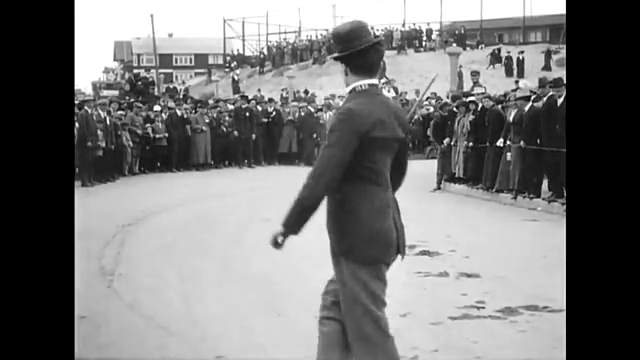
#> input picture frame 17 of week2-python/chaplin.mp4, 640 x 360 px, given in place of focus-test.mp4, which was not available
$ jupyter execute Autofocus-assignment-7.ipynb   (shell and % lines are left out)   (older library calls are emulated)   (text cells are left out)
#> lines starting #> are read from the running program, lines starting #| are printed output that depends on the picture; pictures that were not available may be replaced by others from this repository, and a replacement may not be noted
#> further down, frame is the input picture: shape (360, 640, 3); min 0, max 255, mean 121
[cell 1]
# Import modules
import cv2
import matplotlib.pyplot as plt
from dataPath import DATA_PATH
import numpy as np

[cell 2]
import matplotlib
matplotlib.rcParams['figure.figsize'] = (10.0, 10.0)
matplotlib.rcParams['image.interpolation'] = 'bilinear'

[cell 3]
# Implement Variance of absolute values of Laplacian - Method 1
# Input: image
# Output: Floating point number denoting the measure of sharpness of image

# Do NOT change the function name and definition

def var_abs_laplacian(image):
    ###
    ### YOUR CODE HERE
    ###
    lapImage = cv2.Laplacian(image, cv2.CV_32F, ksize=3, scale =1, delta=0)
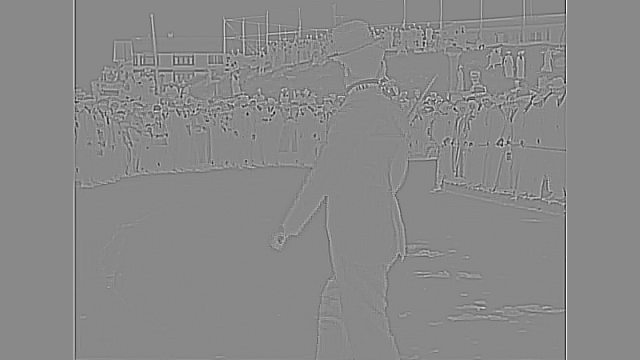
#> lapImage: shape (360, 640, 3) float32; min -996, max 856, mean 0; drawn with min black and max white
    absLap = np.absolute(lapImage)
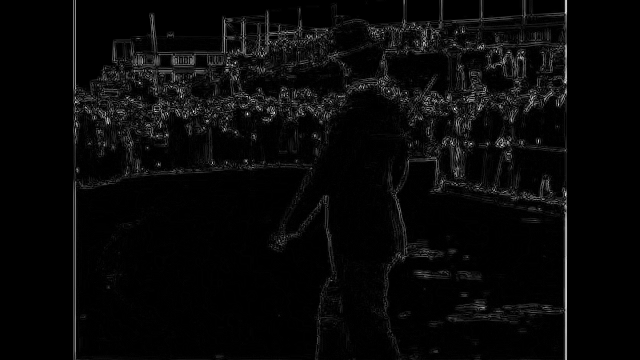
#> absLap: shape (360, 640, 3) float32; min 0, max 996, mean 33; drawn with min black and max white
    return np.var(absLap)

[cell 4]
# Implement Sum Modified Laplacian - Method 2
# Input: image
# Output: Floating point number denoting the measure of sharpness of image

# Do NOT change the function name and definition

def sum_modified_laplacian(im):
    ###
    ### YOUR CODE HERE
    ###
    kernelX = np.array((
        [0, 0, 0],
        [-1, 2, -1],
        [0, 0, 0]), dtype="float32")
    kernelY = np.array((
        [0, -1, 0],
        [0, 2, 0],
        [0, -1, 0]), dtype="float32")
    modifiedLaplacian = np.absolute(cv2.filter2D(im, cv2.CV_32F, kernelX)) \
        + np.absolute(cv2.filter2D(im, cv2.CV_32F, kernelY))
    return np.sum(modifiedLaplacian)

[cell 5]
# Read input video filename
filename = DATA_PATH + 'videos/focus-test.mp4'

# Create a VideoCapture object
cap = cv2.VideoCapture(filename)

# Read first frame from the video
ret, frame = cap.read()

# Display total number of frames in the video
print("Total number of frames : {}".format(int(cap.get(cv2.CAP_PROP_FRAME_COUNT))))

maxV1 = 0
maxV2 = 0

# Frame with maximum measure of focus
# Obtained using methods 1 and 2
bestFrame1 = 0
bestFrame2 = 0

# Frame ID of frame with maximum measure
# of focus
# Obtained using methods 1 and 2
bestFrameId1 = 0
bestFrameId2 = 0

# Get measures of focus from both methods
val1 = var_abs_laplacian(frame)
#> val1 = 6039.7
val2 = sum_modified_laplacian(frame)
#> val2 = 7416486

# Specify the ROI for flower in the frame
# UPDATE THE VALUES BELOW
top = 50
left = 400
bottom = 600
right = 1000

# Iterate over all the frames present in the video
while(ret):
    # Crop the flower region out of the frame
    flower = frame[top:bottom, left:right]
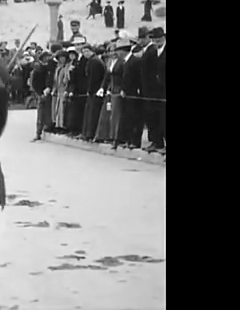
#> flower: shape (310, 240, 3); min 0, max 255, mean 109.3
    # Get measures of focus from both methods
    val1 = var_abs_laplacian(frame)
    val2 = sum_modified_laplacian(frame)

    # If the current measure of focus is greater
    # than the current maximum
    if val1 > maxV1 :
        # Revise the current maximum
        maxV1 = val1
#> maxV1 = 6039.7
        # Get frame ID of the new best frame
        bestFrameId1 = int(cap.get(cv2.CAP_PROP_POS_FRAMES))
        # Revise the new best frame
        bestFrame1 = frame.copy()
        print("Frame ID of the best frame [Method 1]: {}".format(bestFrameId1))

    # If the current measure of focus is greater
    # than the current maximum
    if val2 > maxV2 :
        # Revise the current maximum
        maxV2 = val2
#> maxV2 = 7416486
        # Get frame ID of the new best frame
        bestFrameId2 = int(cap.get(cv2.CAP_PROP_POS_FRAMES))
        # Revise the new best frame
        bestFrame2 = frame.copy()
        print("Frame ID of the best frame [Method 2]: {}".format(bestFrameId2))

    # Read a new frame
    ret, frame = cap.read()


print("================================================")
# Print the Frame ID of the best frame
print("Frame ID of the best frame [Method 1]: {}".format(bestFrameId1))
print("Frame ID of the best frame [Method 2]: {}".format(bestFrameId2))

# Release the VideoCapture object
cap.release()

# Stack the best frames obtained using both methods
out = np.hstack((bestFrame1, bestFrame2))

# Display the stacked frames
plt.figure()
plt.imshow(out[:,:,::-1]);
plt.axis('off');

$ run again, starting later in the video
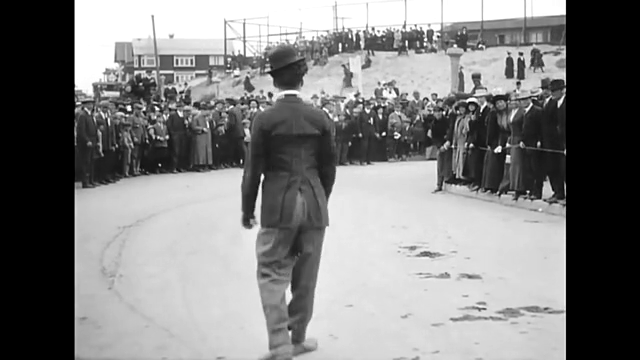
#> input picture frame 77 of week2-python/chaplin.mp4, 640 x 360 px, given in place of focus-test.mp4, which was not available
#> frame is the input picture: shape (360, 640, 3); min 0, max 255, mean 128.1
#> in var_abs_laplacian, `absLap = np.absolute(lapImage)`:
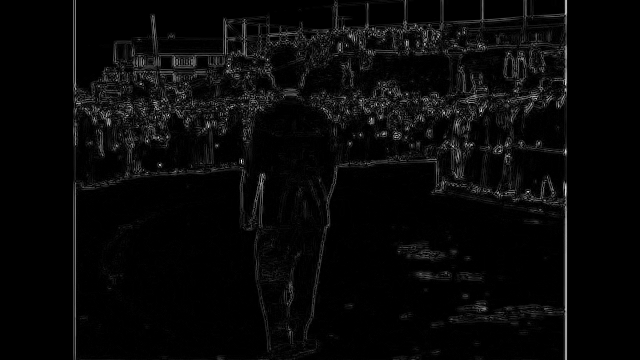
#> absLap: shape (360, 640, 3) float32; min 0, max 1100, mean 36.5; drawn with min black and max white
#> val1 = 6869.9
#> val2 = 8163972
#> `flower = frame[top:bottom, left:right]`:
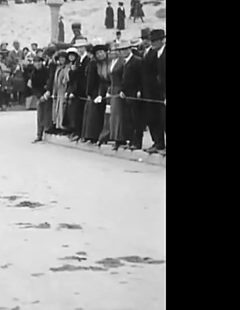
#> flower: shape (310, 240, 3); min 0, max 255, mean 113.7
#> maxV1 = 6869.9
#> maxV2 = 8163972

$ run again, starting later in the video
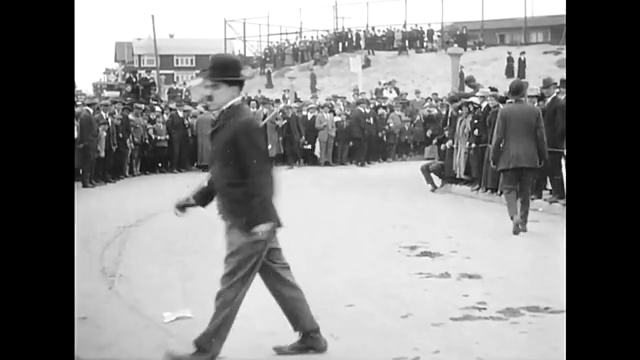
#> input picture frame 137 of week2-python/chaplin.mp4, 640 x 360 px, given in place of focus-test.mp4, which was not available
#> frame is the input picture: shape (360, 640, 3); min 0, max 255, mean 134.5
#> in var_abs_laplacian, `absLap = np.absolute(lapImage)`:
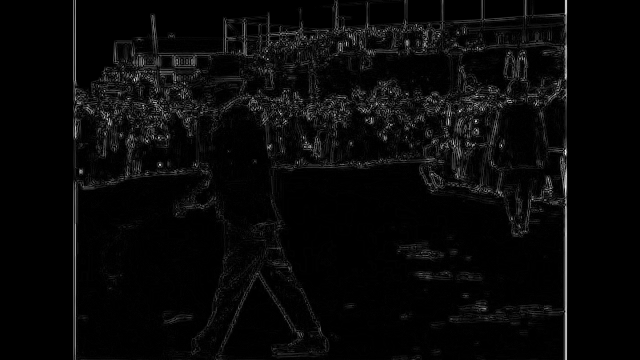
#> absLap: shape (360, 640, 3) float32; min 0, max 1004, mean 33.9; drawn with min black and max white
#> val1 = 5887.6
#> val2 = 7559511
#> `flower = frame[top:bottom, left:right]`:
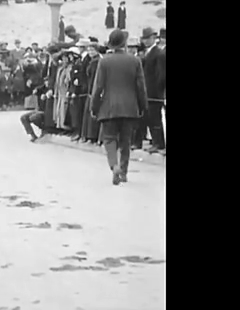
#> flower: shape (310, 240, 3); min 0, max 255, mean 120.8
#> maxV1 = 5887.6
#> maxV2 = 7559511
